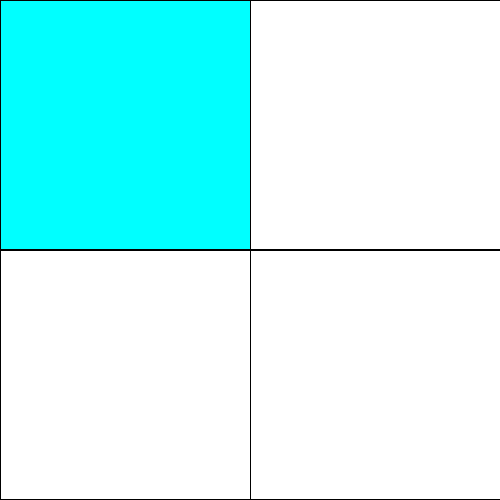
Frame 1 (no input)
Frame 60 (the mouse pressed at the canvas centre just before this capture): identical to frame 1, image omitted
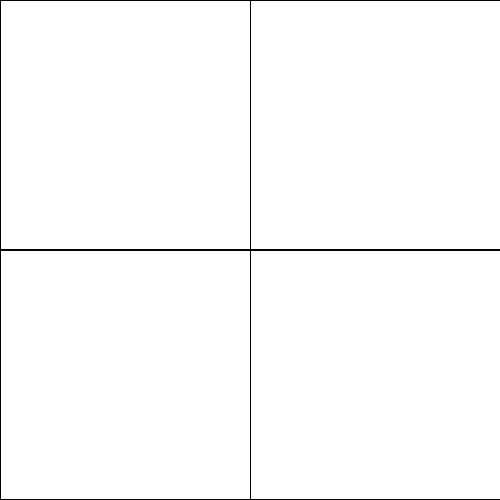
Frame 120 (the mouse held since frame 60 and released just before this capture)

The Processing sketch that drew these frames (run headless with seeded random() and noise(); from frame 60 on, the mouse is pressed at the canvas centre):

// Processing sketch: roll_over
// ── roll_over.pde
//Parker McClocklin
//October 15th 2019
//computer science 30
//roll-overs with fade 


boolean topLeft = false;
boolean topRight = false;
boolean bottomLeft = false;
boolean bottomRight = false;
int topLeftFill = 255;
int topRightFill = 255;
int bottomLeftFill = 255;
int bottomRightFill = 255;
boolean offOn = true;
boolean allOn = false;

void setup() {
  size(500, 500);
}


void mouseClicked() {
  if (mouseX > width/2 && mouseY > height/2) {
    offOn = !offOn;
  }
  if (mouseX < width/2 && mouseY < height/2) {
    allOn = true;
  }
}

void draw() {
  background(255);
  line(width/2, 0, width/2, height);
  line(0, height/2, width, height/2);
  if (mouseX < width/2 && mouseY < height/2) {
    topLeft = true;
  } else {
    topLeft = false;
  }

  if (mouseX > width/2 && mouseY < height/2) {
    topRight = true;
  } else {
    topRight = false;
  }

  if (mouseX < width/2 && mouseY > height/2) {
    bottomLeft = true;
  } else {
    bottomLeft = false;
  }

  if (mouseX > width/2 && mouseY > height/2) {
    bottomRight = true;
  } else {
    bottomRight = false;
  }




  println(topLeft);
  //logic top left
  if (topLeft) {
    topLeftFill = 0;
  } else (topLeftFill) += 7;
  fill(topLeftFill, 255, 255);
  rect(0, 0, width/2, height/2 -1);

  println(topRight);
  //logic top Right
  if (topRight) {
    topRightFill = 0;
  } else (topRightFill) += 7;
  fill(255, topRightFill, 255);
  rect(width/2, 0, width/2, height/2 -1);

  println(bottomLeft);
  //logic bottom left
  if (bottomLeft) {
    bottomLeftFill = 0;
  } else (bottomLeftFill) += 7;
  fill(bottomLeftFill);
  rect(0, height/2, width/2, height/2 -1);

  println(bottomRight);
  //logic bottom right
  if (bottomRight) {

    if (offOn == true) {
      bottomRightFill = 0;
    } else {
      bottomRightFill =  255;
    }
  } else {
    if (offOn == true) {
      bottomRightFill += 7;
    }
  }
  fill(255, 255, bottomRightFill);
  rect(width/2, height/2, width/2, height/2 -1);

  {
    if (allOn == true) {
      fill(topLeftFill, 255, 255);
      fill(255, topRightFill, 255);
      fill(bottomLeftFill);
      fill(255, 255, bottomRightFill);
    }
  }
}
